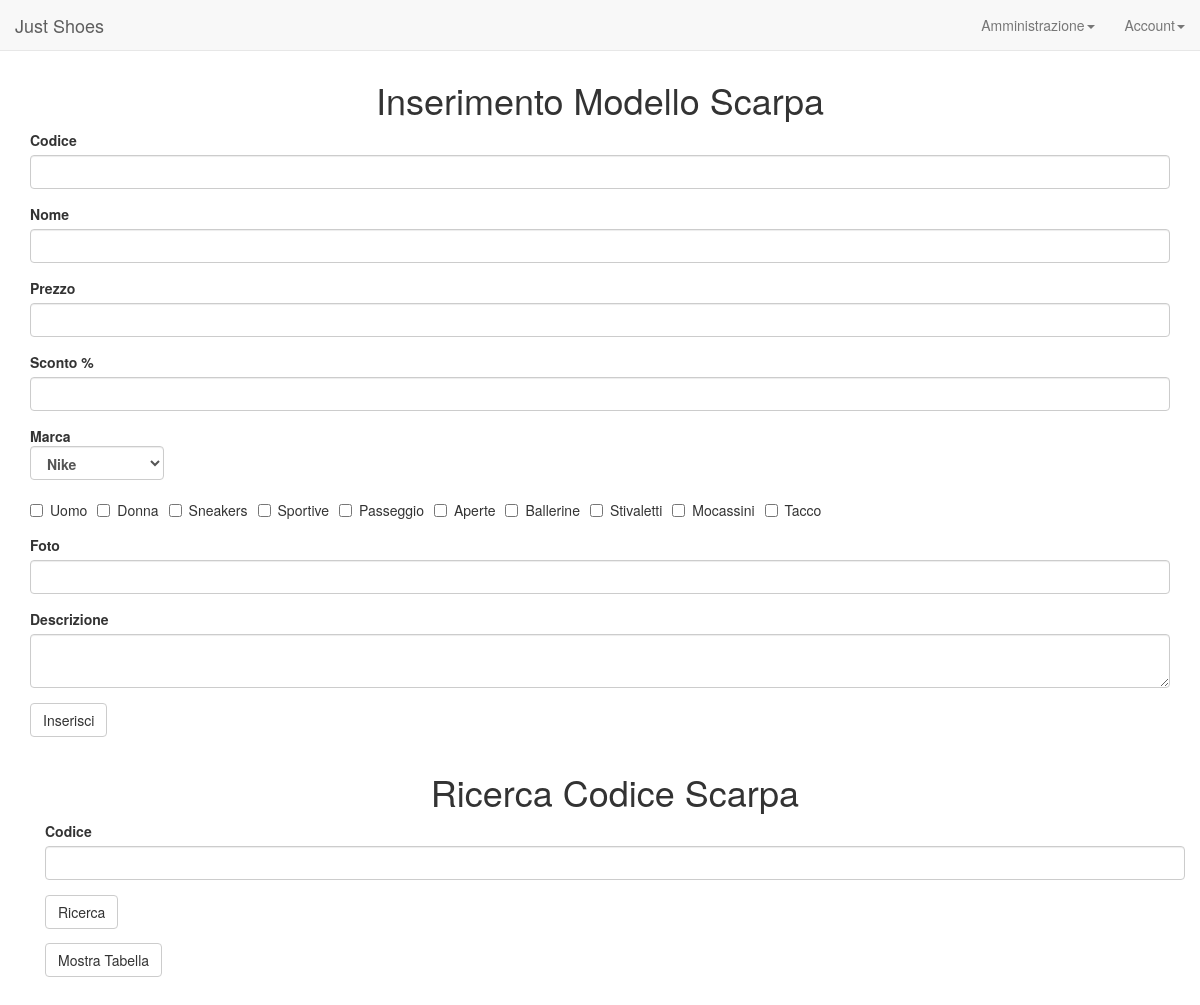
Screenshot of /admin/gestione-scarpe.php (signed in) with the database file from the repository.
### tables this page shows
CREATE TABLE `Categoria` (
  `id_categoria` int(10) NOT NULL,
  `nome` varchar(50) DEFAULT NULL
);

### admin/gestione-scarpe.php (the view, shortened to what this page needs)
<?php
  include_once("../config.php");
  include_once("../header.php");
  if(isset($_POST['ricerca_codice']) && $_POST['ricerca_codice']!=""){
    $codice = $_POST['ricerca_codice'];
    $sql_fetch = "SELECT *
                  FROM Scarpa
                  WHERE Scarpa.codice
                  LIKE '%$codice%'";
  }
  else{
    $sql_fetch ="SELECT *
                 FROM Scarpa";
  }
?>
<div class="container">
  <h1 align="center">Inserimento Modello Scarpa</h1>
  <form id="inserimento-scarpa" method="post" action="gestione-scarpe.php">
    <div class="form-group">
      <label for="codice">Codice</label>
      <input type="text" name="codice" class="form-control"></input>
    </div>
    <div class="form-group">
      <label for="nome">Nome</label>
      <input type="text" name="nome" class="form-control"></input>
    </div>
    <div class="form-group">
      <label for="prezzo">Prezzo</label>
      <input id="prezzoInput" type="text" name="prezzo" class="form-control input-control"></input>
    </div>
    <div class="form-group">
     <div class="form-group">
      <label for="sconto">Sconto %</label>
      <input id="scontoInput" type="text" name="sconto" class="form-control input-control"></input>
    </div>
    <div class="form-group">
      <label>Marca
        <select name="marca" class="form-control">
          <?php
            $marche = $mysqli->query("SELECT *
                                      FROM Marca");
            while($marca = $marche->fetch_array(MYSQLI_ASSOC)) {
                echo "<option value='$marca[id_marca]'>$marca[nome]</option>";
            }
          ?>
        </select>
      </label>
    </div>
    <div class="form-group">
      <?php
        $categorie = $mysqli->query("SELECT *
                                     FROM Categoria");
        while($categoria = $categorie->fetch_array(MYSQLI_ASSOC)) {
            echo "<label class='checkbox-inline'><input type='checkbox' name='categorie[]' value='$categoria[id_categoria]'></input>$categoria[nome]</label>";
        }
      ?>
    </div>
    <div class="form-group">
      <label for="foto">Foto</label>
      <input type="text" name="foto" class="form-control"></input>
    </div>
    <div class="form-group">
      <label for="descrizione">Descrizione</label>
      <textarea name="descrizione" class="form-control"></textarea>
    </div>
    <button id="submitBtn" class="btn btn-default" onclick="submit()">Inserisci</button>
  </form>
</div>
<div class="container">
  <h1 align="center">Ricerca Codice Scarpa</h1>
  <form id="ricerca-scarpa" method="post" action="gestione-scarpe.php">
    <div class="form-group">
      <label for="codice">Codice</label>
      <input type="text" name="ricerca_codice" id="ricerca-codice" class="form-control"></input>
    </div>
    <button class="btn btn-default" onclick="search('')">Ricerca</button>
  </form>
</div>
<?php
if($scarpe = $mysqli->query($sql_fetch)){
    echo  "<div class='container'><button class='btn btn-default' onclick='toggleTabella()'><span id='mostra-txt' >Mostra Tabella</span><span id='nascondi-txt' style='display: none'>Nascondi Tabella</span></button></div>".
          "<div class='container' id='tabella-scarpe' style='display: none'>".
          "<h2>Scarpe</h2>".
          "<table class='table table-striped'>".
          "<thead>".
            "<tr>";
    echo "    </tr>".
            "</thead>".
            "";
  }
  else{
    echo "Nessuna scarpa in catalogo!";
  }
?>

### rows the page displays
categoria: nome "Uomo"
categoria: nome "Donna"
categoria: nome "Sneakers"
categoria: nome "Sportive"
categoria: nome "Passeggio"
categoria: nome "Aperte"
categoria: nome "Ballerine"
categoria: nome "Stivaletti"
categoria: nome "Mocassini"
categoria: nome "Tacco"

### other values shown
form field marca "Nike"
